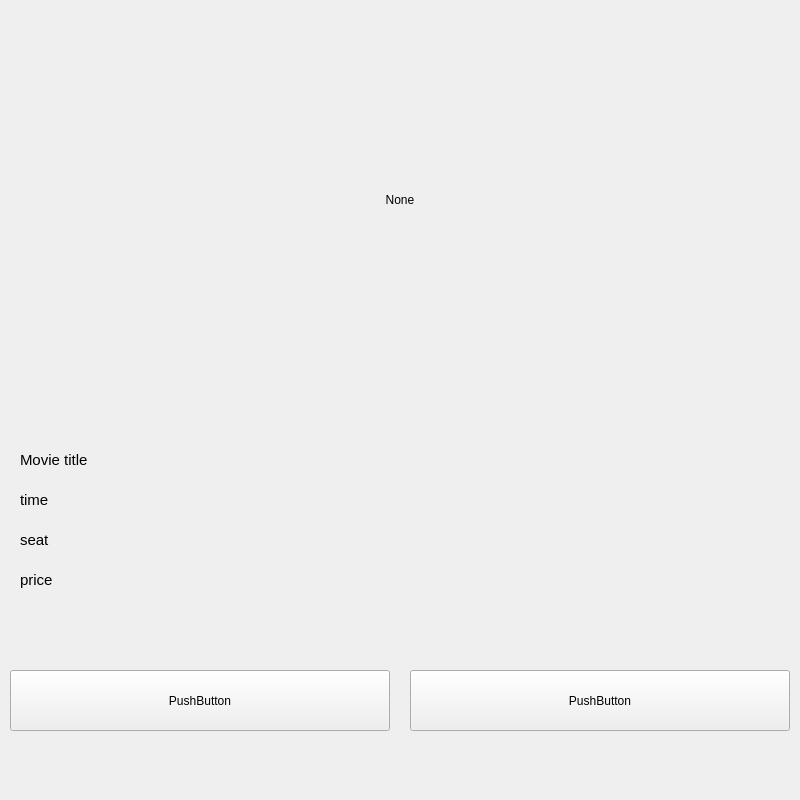
<?xml version="1.0" encoding="UTF-8"?>
<ui version="4.0">
 <class>Form</class>
 <widget class="QWidget" name="Form">
  <property name="geometry">
   <rect>
    <x>0</x>
    <y>0</y>
    <width>800</width>
    <height>800</height>
   </rect>
  </property>
  <property name="windowTitle">
   <string>Form</string>
  </property>
  <widget class="QLabel" name="qr_image">
   <property name="geometry">
    <rect>
     <x>250</x>
     <y>50</y>
     <width>300</width>
     <height>300</height>
    </rect>
   </property>
   <property name="text">
    <string>None</string>
   </property>
   <property name="alignment">
    <set>Qt::AlignCenter</set>
   </property>
  </widget>
  <widget class="QLabel" name="Movie_title">
   <property name="geometry">
    <rect>
     <x>20</x>
     <y>450</y>
     <width>96</width>
     <height>20</height>
    </rect>
   </property>
   <property name="font">
    <font>
     <pointsize>11</pointsize>
    </font>
   </property>
   <property name="text">
    <string>Movie title</string>
   </property>
  </widget>
  <widget class="QLabel" name="time_label">
   <property name="geometry">
    <rect>
     <x>20</x>
     <y>490</y>
     <width>96</width>
     <height>20</height>
    </rect>
   </property>
   <property name="font">
    <font>
     <pointsize>11</pointsize>
    </font>
   </property>
   <property name="text">
    <string>time</string>
   </property>
  </widget>
  <widget class="QLabel" name="seat_label">
   <property name="geometry">
    <rect>
     <x>20</x>
     <y>530</y>
     <width>96</width>
     <height>20</height>
    </rect>
   </property>
   <property name="font">
    <font>
     <pointsize>11</pointsize>
    </font>
   </property>
   <property name="text">
    <string>seat</string>
   </property>
  </widget>
  <widget class="QLabel" name="price_title">
   <property name="geometry">
    <rect>
     <x>20</x>
     <y>570</y>
     <width>96</width>
     <height>20</height>
    </rect>
   </property>
   <property name="font">
    <font>
     <pointsize>11</pointsize>
    </font>
   </property>
   <property name="text">
    <string>price</string>
   </property>
  </widget>
  <widget class="QPushButton" name="pushButton">
   <property name="geometry">
    <rect>
     <x>10</x>
     <y>670</y>
     <width>380</width>
     <height>61</height>
    </rect>
   </property>
   <property name="text">
    <string>PushButton</string>
   </property>
  </widget>
  <widget class="QPushButton" name="pushButton_2">
   <property name="geometry">
    <rect>
     <x>410</x>
     <y>670</y>
     <width>380</width>
     <height>61</height>
    </rect>
   </property>
   <property name="text">
    <string>PushButton</string>
   </property>
  </widget>
 </widget>
 <resources/>
 <connections/>
</ui>
